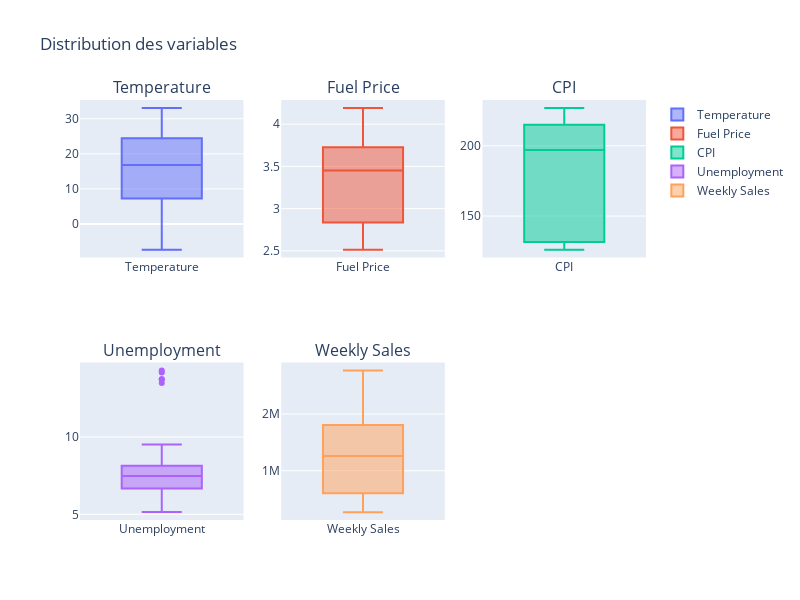

Notebook code for this chart:
### Code cell
from plotly.subplots import make_subplots
import plotly.graph_objects as go

# Créer une figure avec une grille de 3x2
fig = make_subplots(rows=2, cols=3, subplot_titles=('Temperature', 'Fuel Price', 'CPI', 'Unemployment', 'Weekly Sales'))

# Ajouter les boîtes à moustaches à la figure
fig.add_trace(go.Box(y=df['Temperature'], name='Temperature'), row=1, col=1)
fig.add_trace(go.Box(y=df['Fuel_Price'], name='Fuel Price'), row=1, col=2)
fig.add_trace(go.Box(y=df['CPI'], name='CPI'), row=1, col=3)
fig.add_trace(go.Box(y=df['Unemployment'], name='Unemployment'), row=2, col=1)
fig.add_trace(go.Box(y=df['Weekly_Sales'], name='Weekly Sales'), row=2, col=2)

# Mettre à jour la mise en page si nécessaire
fig.update_layout(height=600, width=800, title_text="Distribution des variables")

# Afficher la figure
fig.show()

### Figure 1 — Plotly figure (JSON) as saved in the notebook; plotly's stock layout.template omitted (floating-point values rounded to 4 significant figures; data arrays with more than 128 entries replaced by an {"elided": "..."} marker saying what was removed)
{"data": [{"name": "Temperature", "type": "box", "xaxis": "x", "y": {"elided": "136 float values"}, "yaxis": "y"}, {"name": "Fuel Price", "type": "box", "xaxis": "x2", "y": {"elided": "136 float values"}, "yaxis": "y2"}, {"name": "CPI", "type": "box", "xaxis": "x3", "y": {"elided": "136 float values"}, "yaxis": "y3"}, {"name": "Unemployment", "type": "box", "xaxis": "x4", "y": {"elided": "136 float values"}, "yaxis": "y4"}, {"name": "Weekly Sales", "type": "box", "xaxis": "x5", "y": {"elided": "136 float values"}, "yaxis": "y5"}], "layout": {"annotations": [{"font": {"size": 16}, "showarrow": false, "text": "Temperature", "x": 0.1444, "xanchor": "center", "xref": "paper", "y": 1, "yanchor": "bottom", "yref": "paper"}, {"font": {"size": 16}, "showarrow": false, "text": "Fuel Price", "x": 0.5, "xanchor": "center", "xref": "paper", "y": 1, "yanchor": "bottom", "yref": "paper"}, {"font": {"size": 16}, "showarrow": false, "text": "CPI", "x": 0.8556, "xanchor": "center", "xref": "paper", "y": 1, "yanchor": "bottom", "yref": "paper"}, {"font": {"size": 16}, "showarrow": false, "text": "Unemployment", "x": 0.1444, "xanchor": "center", "xref": "paper", "y": 0.375, "yanchor": "bottom", "yref": "paper"}, {"font": {"size": 16}, "showarrow": false, "text": "Weekly Sales", "x": 0.5, "xanchor": "center", "xref": "paper", "y": 0.375, "yanchor": "bottom", "yref": "paper"}], "height": 600, "title": {"text": "Distribution des variables"}, "width": 800, "xaxis": {"anchor": "y", "domain": [0, 0.2889]}, "xaxis2": {"anchor": "y2", "domain": [0.3556, 0.6444]}, "xaxis3": {"anchor": "y3", "domain": [0.7111, 1]}, "xaxis4": {"anchor": "y4", "domain": [0, 0.2889]}, "xaxis5": {"anchor": "y5", "domain": [0.3556, 0.6444]}, "xaxis6": {"anchor": "y6", "domain": [0.7111, 1]}, "yaxis": {"anchor": "x", "domain": [0.625, 1]}, "yaxis2": {"anchor": "x2", "domain": [0.625, 1]}, "yaxis3": {"anchor": "x3", "domain": [0.625, 1]}, "yaxis4": {"anchor": "x4", "domain": [0, 0.375]}, "yaxis5": {"anchor": "x5", "domain": [0, 0.375]}, "yaxis6": {"anchor": "x6", "domain": [0, 0.375]}}}
